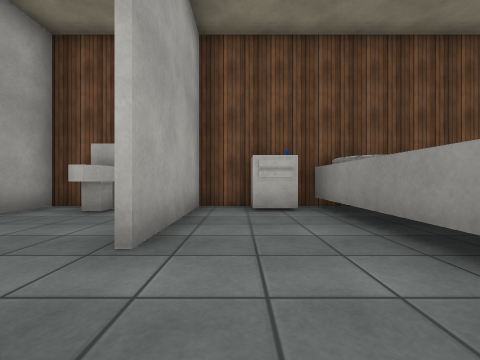
[1] (above)

14 first-person views from a walk through a 3-D level made in the Unity game engine. The camera is 0.6 m above the floor, looks level and sees 90° across. Doors are open. The floor is counted in squares, 1 m on a side. Each view is taken from the middle of a square. On the plan, view 1 faces up. The plan holds only what a view shows up to about 9 squares ahead; the rest is blank. The place goes on beyond the plan. The player character is not drawn. Some surface patterns are stand-ins.

[2]
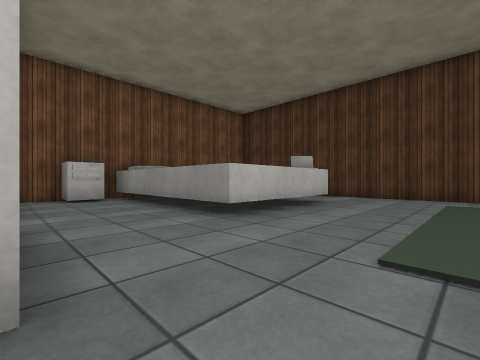

[3]
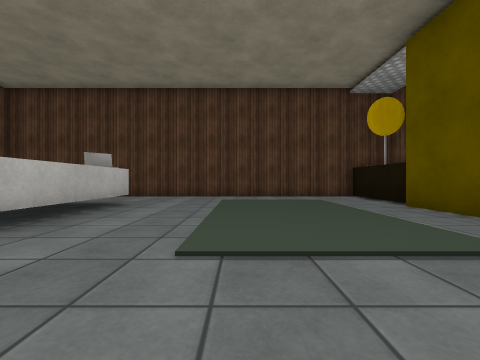

[4]
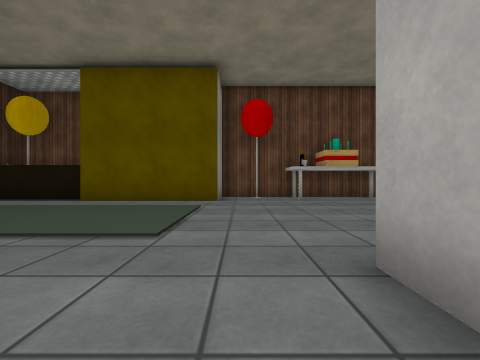

[5]
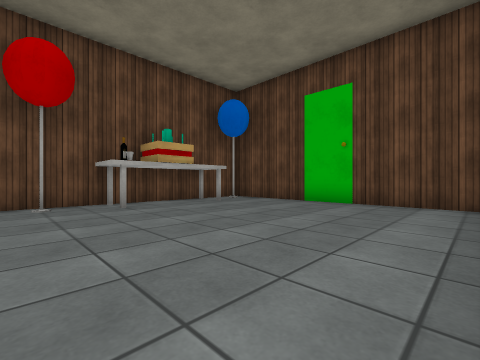

[6]
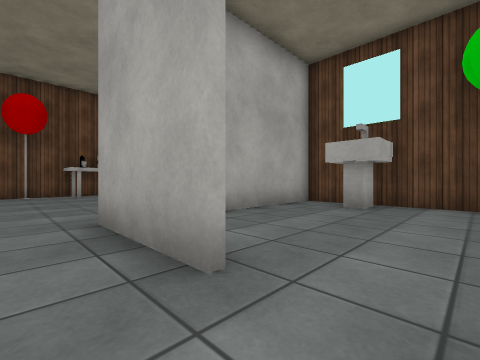

[7]
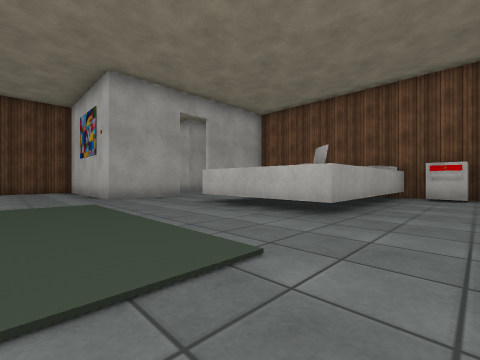

[8]
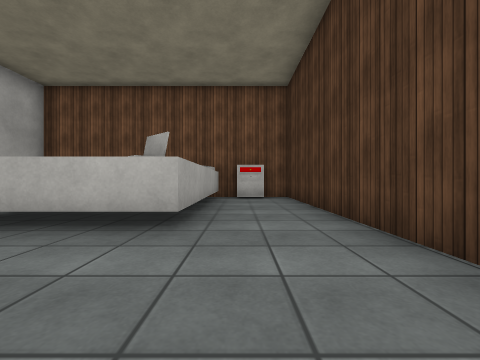

[9]
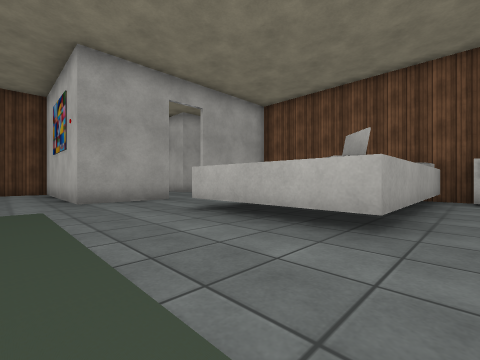

[10]
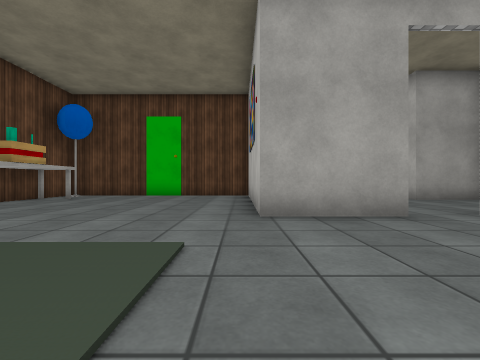

[11]
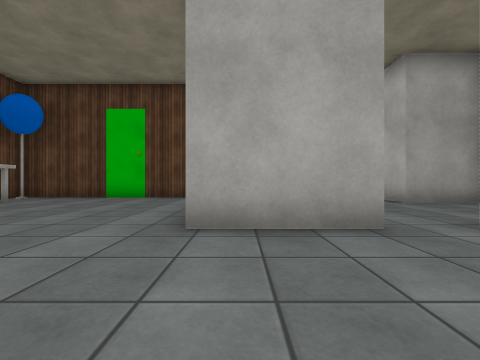

[12]
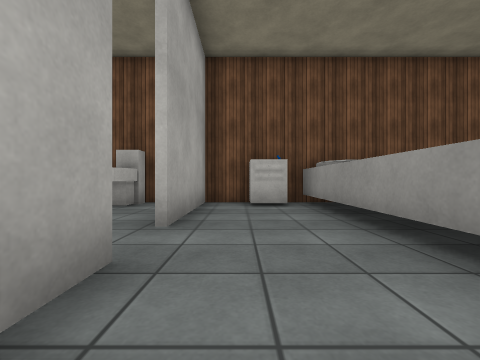

[13]
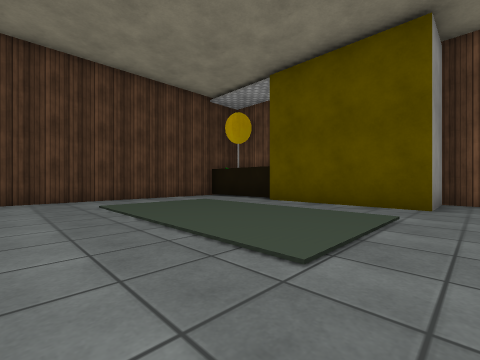

[14]
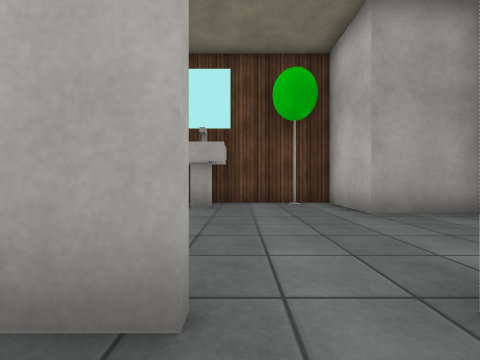

### Floor plan
Key: @ floor where view 1 was taken; # wall or solid block; . main floor; : floor 0.05 m higher than the main floor; D open door; T toilet; B bed; A table; S sink; O other object.
Columns run from 7 left of view 1 to 8 right of it. Each row starts with its distance up from view 1.
  6    #######  ####
  5    #T##OOB  BOO#
  4    #T.#..BB B..#
  3  ###..#..B  B..#
  2  O....D..B  B..#
  1  #....D..B  B..#
  0  SS...#@.BBBB..#
 -1  #  ..#........#
 -2 #######........#
 -3 #.......:::::..#
 -4 #.......:::::..#
 -5 #.......:::::..#
 -6 #..............#
 -7 #....A..####DDD#
 -8  O#..#O.#
 -9  ########

Where each view was taken, in squares from view 1:
view 1: 0 up, 0 right, facing up
view 2: 3 down, 1 left, facing up-right
view 3: 3 down, 1 left, facing right
view 4: 0 up, 0 right, facing down
view 5: 2 down, 0 right, facing down-left
view 6: 2 up, 0 right, facing down-left
view 7: 4 down, 7 right, facing up-left
view 8: 3 down, 6 right, facing up
view 9: 3 down, 6 right, facing up-left
view 10: 2 down, 3 right, facing left
view 11: 1 down, 2 right, facing left
view 12: 1 down, 0 right, facing up
view 13: 1 down, 0 right, facing down-right
view 14: 1 up, 0 right, facing left
